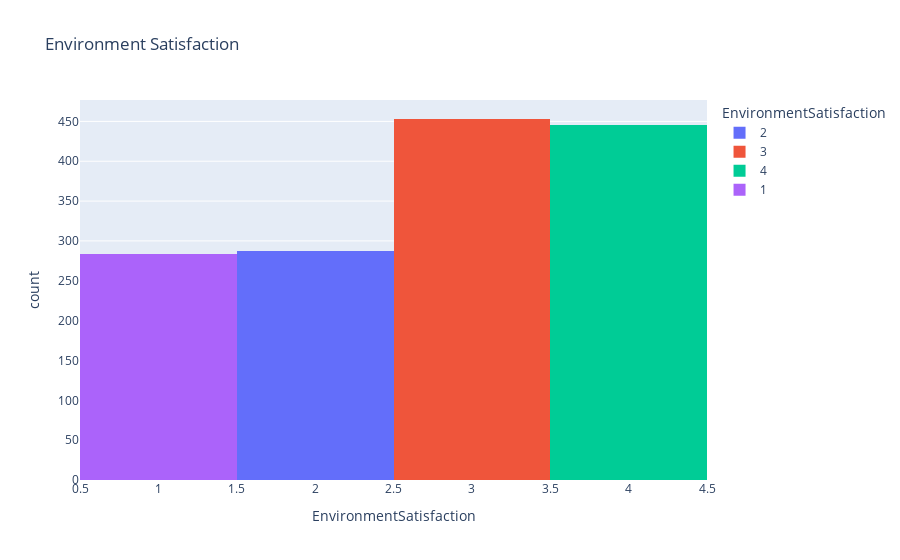

Notebook cell for this chart:
### Markdown cell above
Education: 1 'Below College'
2 'College'
3 'Bachelor'
4 'Master'
5 'Doctor'

### Code cell
# Environmental Satisfaction:
fig = px.histogram(EnvironmentSatisfaction, x="EnvironmentSatisfaction", color = 'EnvironmentSatisfaction', title= 'Environment Satisfaction')
fig.show()

### Figure 1 — Plotly figure (JSON) as saved in the notebook; plotly's stock layout.template omitted (floating-point values rounded to 4 significant figures; data arrays with more than 128 entries replaced by an {"elided": "..."} marker saying what was removed)
{"data": [{"alignmentgroup": "True", "bingroup": "x", "hoverlabel": {"namelength": 0}, "hovertemplate": "EnvironmentSatisfaction=%{x}<br>count=%{y}", "legendgroup": "2", "marker": {"color": "#636efa"}, "name": "2", "offsetgroup": "2", "orientation": "v", "showlegend": true, "type": "histogram", "x": {"elided": "287 int values"}, "xaxis": "x", "yaxis": "y"}, {"alignmentgroup": "True", "bingroup": "x", "hoverlabel": {"namelength": 0}, "hovertemplate": "EnvironmentSatisfaction=%{x}<br>count=%{y}", "legendgroup": "3", "marker": {"color": "#EF553B"}, "name": "3", "offsetgroup": "3", "orientation": "v", "showlegend": true, "type": "histogram", "x": {"elided": "453 int values"}, "xaxis": "x", "yaxis": "y"}, {"alignmentgroup": "True", "bingroup": "x", "hoverlabel": {"namelength": 0}, "hovertemplate": "EnvironmentSatisfaction=%{x}<br>count=%{y}", "legendgroup": "4", "marker": {"color": "#00cc96"}, "name": "4", "offsetgroup": "4", "orientation": "v", "showlegend": true, "type": "histogram", "x": {"elided": "446 int values"}, "xaxis": "x", "yaxis": "y"}, {"alignmentgroup": "True", "bingroup": "x", "hoverlabel": {"namelength": 0}, "hovertemplate": "EnvironmentSatisfaction=%{x}<br>count=%{y}", "legendgroup": "1", "marker": {"color": "#ab63fa"}, "name": "1", "offsetgroup": "1", "orientation": "v", "showlegend": true, "type": "histogram", "x": {"elided": "284 int values"}, "xaxis": "x", "yaxis": "y"}], "layout": {"barmode": "relative", "legend": {"title": {"text": "EnvironmentSatisfaction"}, "tracegroupgap": 0}, "title": {"text": "Environment Satisfaction"}, "xaxis": {"anchor": "y", "categoryarray": [2, 3, 4, 1], "categoryorder": "array", "domain": [0, 1], "title": {"text": "EnvironmentSatisfaction"}}, "yaxis": {"anchor": "x", "domain": [0, 1], "title": {"text": "count"}}}}
